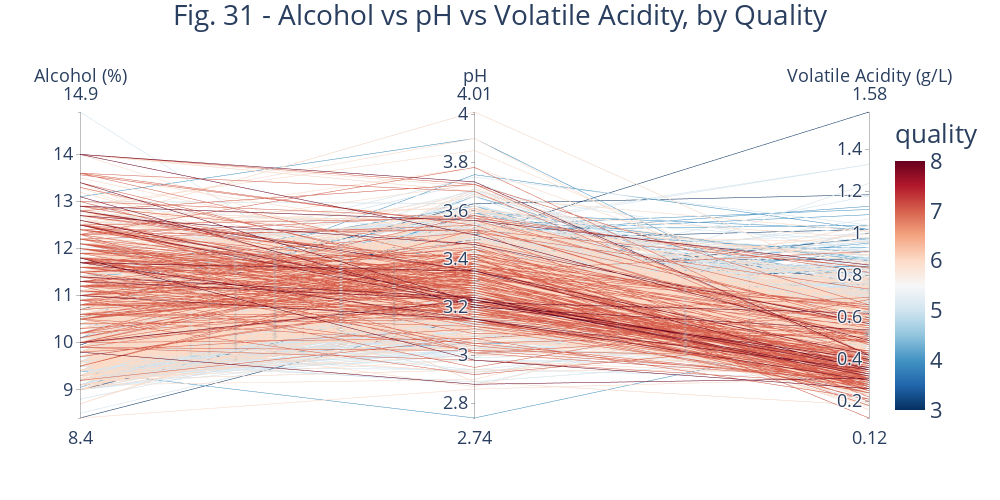
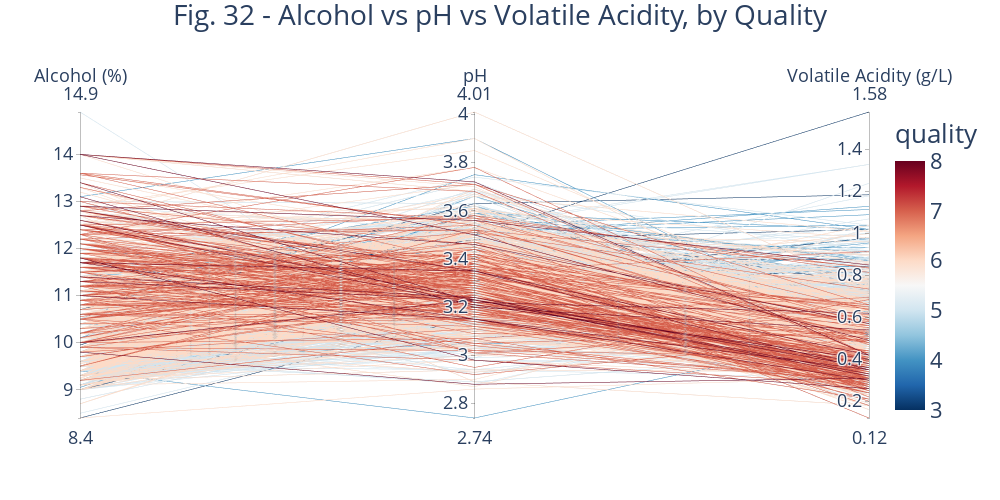
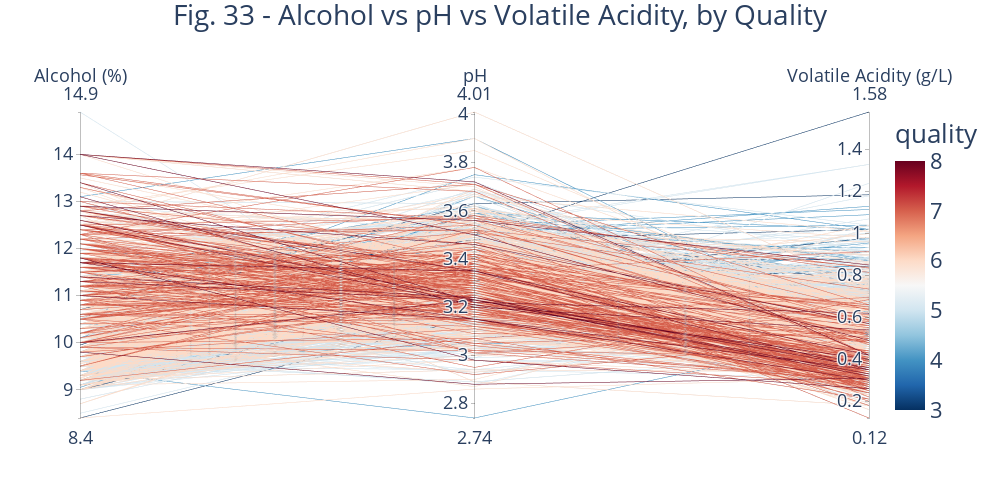

Notebook cell for these charts, in order:
### Code cell
# Create plotly parrallel coordinates plot to show the relationship 
# between alcohol, pH and volatile acidity with quality as the hue

# Select the variables to include in the plot
variables = ["alcohol", "pH", "volatile acidity"]

# Create a loop to create the plots to show different filters
for fig_num in range(31, 34):
    # Create a plot
    fig = px.parallel_coordinates(
        wine_df,
        dimensions=variables,
        color="quality",
        color_continuous_scale=px.colors.colorbrewer.RdBu_r,
        labels={
            "alcohol": "Alcohol (%)",
            "pH": "pH",
            "volatile acidity": "Volatile Acidity (g/L)",
        }, 
    )

    # Format the title, font size, and layout
    fig.update_layout(
        title={
            'text': f"Fig. {fig_num} - Alcohol vs pH vs Volatile Acidity, by Quality",
            'y':.99,
            'x':0.5,
            'font_size': 28,
        },
        margin={'t': 110},
        font_size=22,
        width=1000,
        height=500,
    )


    fig.show()

### Figure 1 — Plotly figure (JSON) as saved in the notebook; plotly's stock layout.template omitted (floating-point values rounded to 4 significant figures; data arrays with more than 128 entries replaced by an {"elided": "..."} marker saying what was removed)
{"data": [{"dimensions": [{"label": "Alcohol (%)", "values": {"elided": "1599 float values"}}, {"label": "pH", "values": {"elided": "1599 float values"}}, {"label": "Volatile Acidity (g/L)", "values": {"elided": "1599 float values"}}], "domain": {"x": [0, 1], "y": [0, 1]}, "line": {"color": {"elided": "1599 int values"}, "coloraxis": "coloraxis"}, "name": "", "type": "parcoords"}], "layout": {"coloraxis": {"colorbar": {"title": {"text": "quality"}}, "colorscale": [[0, "rgb(5,48,97)"], [0.1, "rgb(33,102,172)"], [0.2, "rgb(67,147,195)"], [0.3, "rgb(146,197,222)"], [0.4, "rgb(209,229,240)"], [0.5, "rgb(247,247,247)"], [0.6, "rgb(253,219,199)"], [0.7, "rgb(244,165,130)"], [0.8, "rgb(214,96,77)"], [0.9, "rgb(178,24,43)"], [1, "rgb(103,0,31)"]]}, "font": {"size": 22}, "height": 500, "legend": {"tracegroupgap": 0}, "margin": {"t": 110}, "title": {"font": {"size": 28}, "text": "Fig. 31 - Alcohol vs pH vs Volatile Acidity, by Quality", "x": 0.5, "y": 0.99}, "width": 1000}}

### Figure 2 — Plotly figure (JSON) as saved in the notebook; plotly's stock layout.template omitted (floating-point values rounded to 4 significant figures; data arrays with more than 128 entries replaced by an {"elided": "..."} marker saying what was removed)
{"data": [{"dimensions": [{"label": "Alcohol (%)", "values": {"elided": "1599 float values"}}, {"label": "pH", "values": {"elided": "1599 float values"}}, {"label": "Volatile Acidity (g/L)", "values": {"elided": "1599 float values"}}], "domain": {"x": [0, 1], "y": [0, 1]}, "line": {"color": {"elided": "1599 int values"}, "coloraxis": "coloraxis"}, "name": "", "type": "parcoords"}], "layout": {"coloraxis": {"colorbar": {"title": {"text": "quality"}}, "colorscale": [[0, "rgb(5,48,97)"], [0.1, "rgb(33,102,172)"], [0.2, "rgb(67,147,195)"], [0.3, "rgb(146,197,222)"], [0.4, "rgb(209,229,240)"], [0.5, "rgb(247,247,247)"], [0.6, "rgb(253,219,199)"], [0.7, "rgb(244,165,130)"], [0.8, "rgb(214,96,77)"], [0.9, "rgb(178,24,43)"], [1, "rgb(103,0,31)"]]}, "font": {"size": 22}, "height": 500, "legend": {"tracegroupgap": 0}, "margin": {"t": 110}, "title": {"font": {"size": 28}, "text": "Fig. 32 - Alcohol vs pH vs Volatile Acidity, by Quality", "x": 0.5, "y": 0.99}, "width": 1000}}

### Figure 3 — Plotly figure (JSON) as saved in the notebook; plotly's stock layout.template omitted (floating-point values rounded to 4 significant figures; data arrays with more than 128 entries replaced by an {"elided": "..."} marker saying what was removed)
{"data": [{"dimensions": [{"label": "Alcohol (%)", "values": {"elided": "1599 float values"}}, {"label": "pH", "values": {"elided": "1599 float values"}}, {"label": "Volatile Acidity (g/L)", "values": {"elided": "1599 float values"}}], "domain": {"x": [0, 1], "y": [0, 1]}, "line": {"color": {"elided": "1599 int values"}, "coloraxis": "coloraxis"}, "name": "", "type": "parcoords"}], "layout": {"coloraxis": {"colorbar": {"title": {"text": "quality"}}, "colorscale": [[0, "rgb(5,48,97)"], [0.1, "rgb(33,102,172)"], [0.2, "rgb(67,147,195)"], [0.3, "rgb(146,197,222)"], [0.4, "rgb(209,229,240)"], [0.5, "rgb(247,247,247)"], [0.6, "rgb(253,219,199)"], [0.7, "rgb(244,165,130)"], [0.8, "rgb(214,96,77)"], [0.9, "rgb(178,24,43)"], [1, "rgb(103,0,31)"]]}, "font": {"size": 22}, "height": 500, "legend": {"tracegroupgap": 0}, "margin": {"t": 110}, "title": {"font": {"size": 28}, "text": "Fig. 33 - Alcohol vs pH vs Volatile Acidity, by Quality", "x": 0.5, "y": 0.99}, "width": 1000}}
